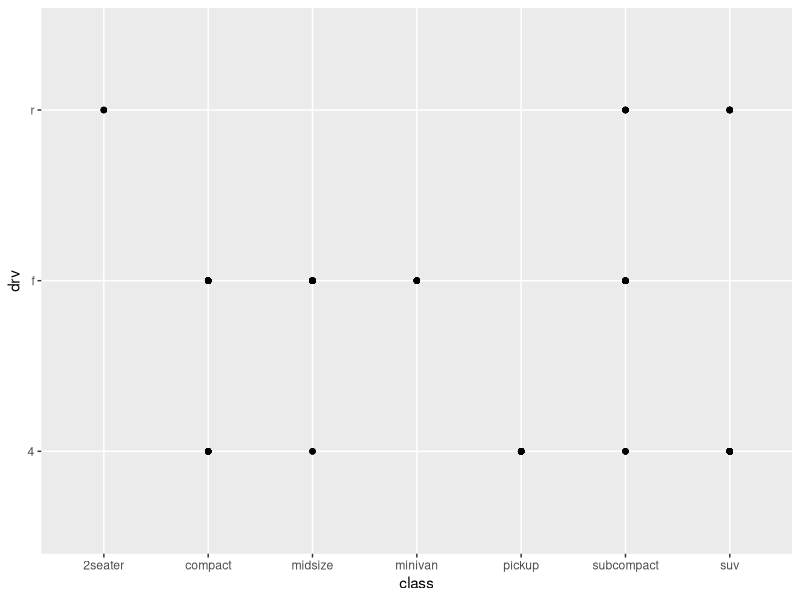
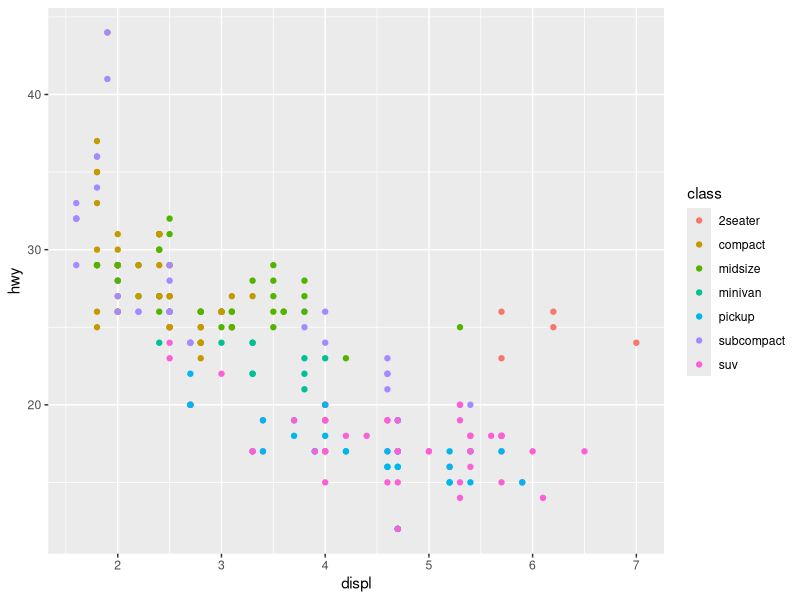
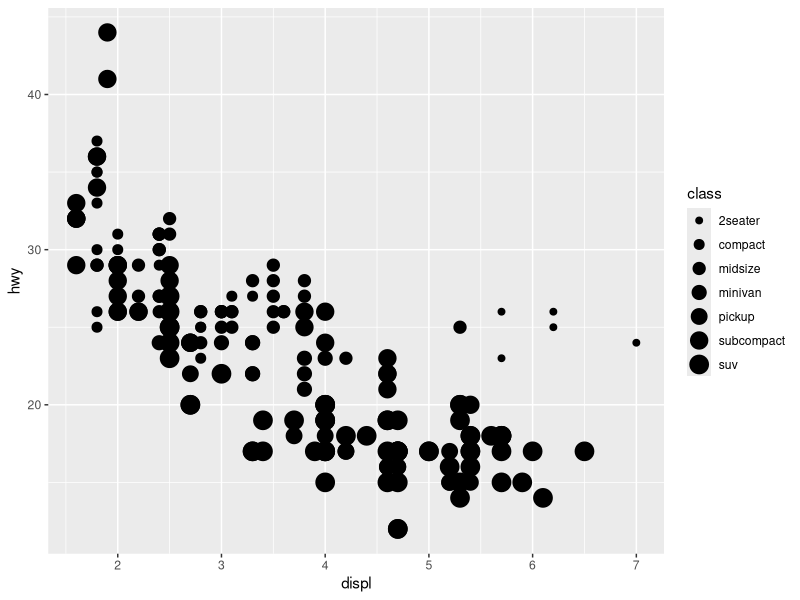
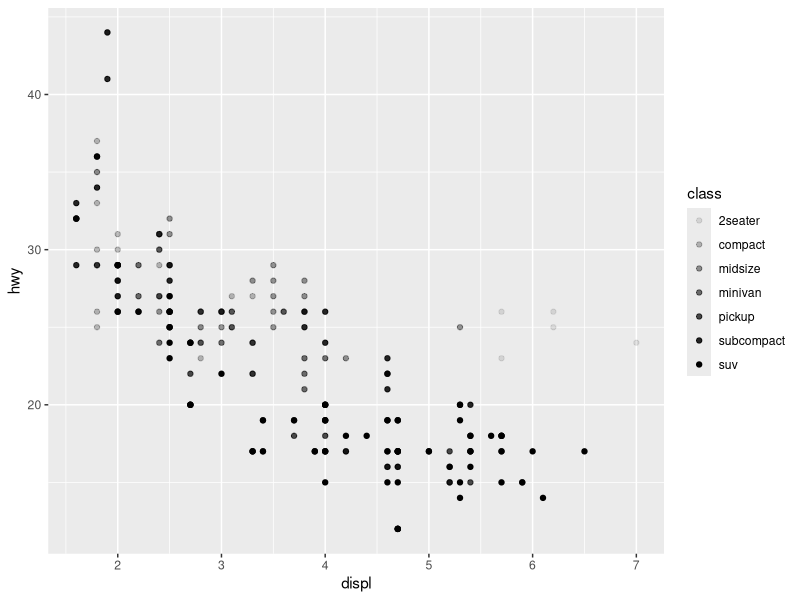
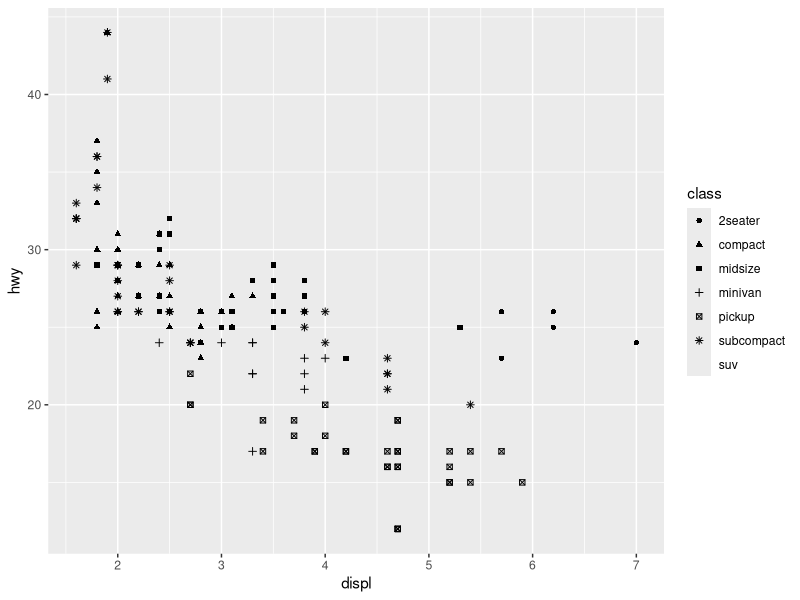
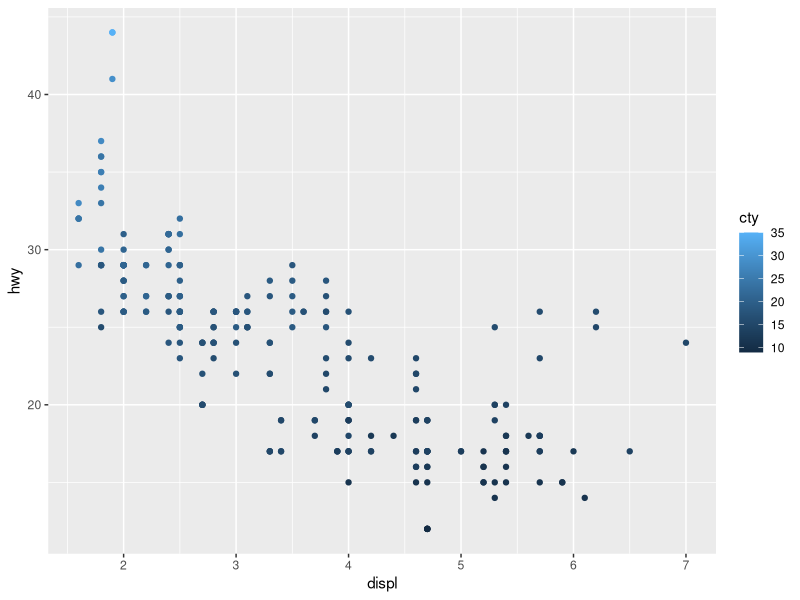
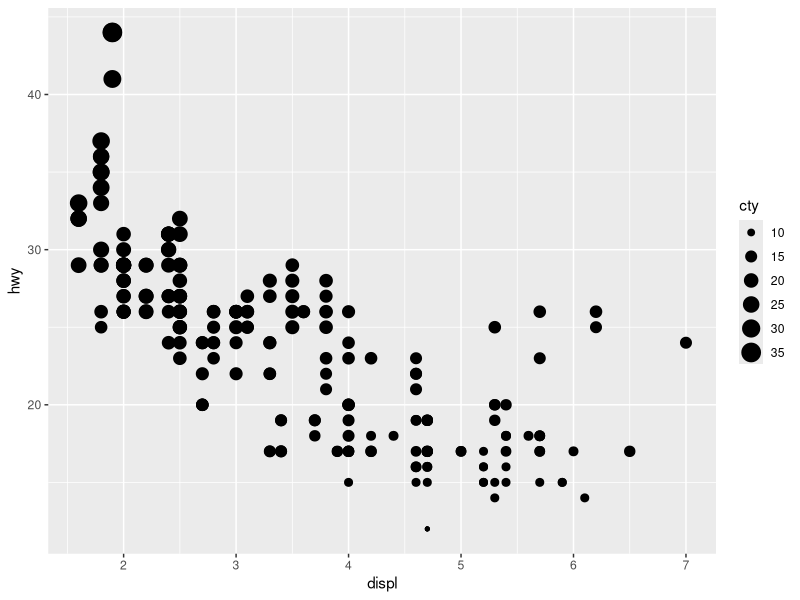
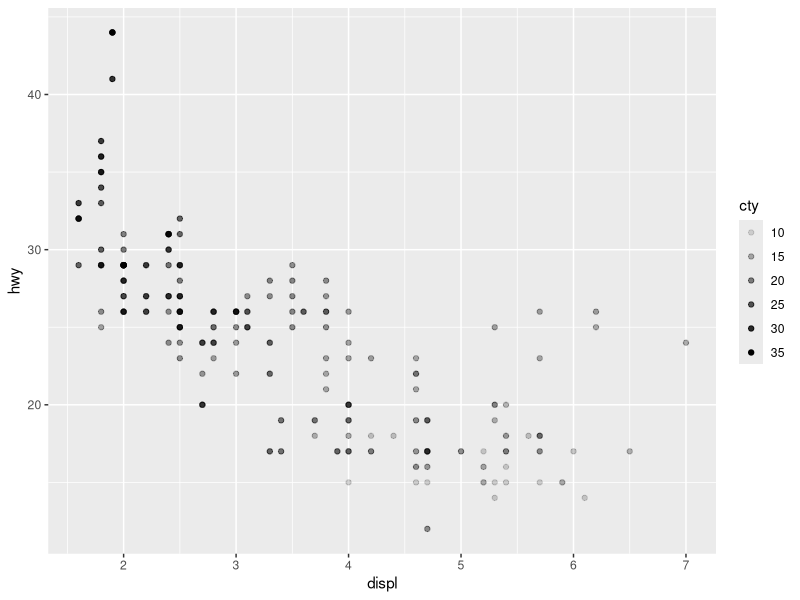

These figures' R source, in order: (Note: this script raises an error after producing the figures.)
## ---- chunk 1
knitr::opts_chunk$set(echo = TRUE)
## ---- chunk 2
#Import package tidyverse
library(tidyverse)
library(ggplot2)
library(magrittr)
library(dplyr)
## ---- chunk 3
#Simple graph
dim(mpg)
ggplot(data = mpg) + 
  geom_point(mapping = aes(x = class, y = drv))

#Using aesthetic to change point appearance (categorical)

ggplot(data = mpg) + 
  geom_point(mapping = aes(x = displ, y = hwy,color=class))

ggplot(data = mpg) + 
  geom_point(mapping = aes(x = displ, y = hwy,size=class))

ggplot(data = mpg) + 
  geom_point(mapping = aes(x = displ, y = hwy,alpha=class))

ggplot(data = mpg) + 
  geom_point(mapping = aes(x = displ, y = hwy,shape=class))

#Using aesthetic to change point appearance (continuous)
ggplot(data = mpg) + 
  geom_point(mapping = aes(x = displ, y = hwy,color=cty))

ggplot(data = mpg) + 
  geom_point(mapping = aes(x = displ, y = hwy,size=cty))

ggplot(data = mpg) + 
  geom_point(mapping = aes(x = displ, y = hwy,alpha=cty))

ggplot(data = mpg) + 
  geom_point(mapping = aes(x = displ, y = hwy,shape=cty))

#Stroke aesthetic

ggplot(data = mpg) + 
  geom_point(mapping = aes(x = displ, y = hwy,stroke=cyl))


## ---- chunk 4
#Two rows
ggplot(data = mpg) + 
  geom_point(mapping = aes(x = displ, y = hwy)) + 
  facet_wrap(~ class, nrow = 2)

#One row
ggplot(data = mpg) + 
  geom_point(mapping = aes(x = displ, y = hwy)) + 
  facet_grid(. ~ cyl)

## ---- chunk 5
ggplot(data = mpg) + 
  geom_point(mapping = aes(x = displ, y = hwy)) + 
  facet_grid(drv ~ cyl)
## ---- chunk 6
# left
ggplot(data = mpg) + 
  geom_point(mapping = aes(x = displ, y = hwy))

# right
ggplot(data = mpg) + 
  geom_smooth(mapping = aes(x = displ, y = hwy))

#Different line by cat variables using linetype in aesthetic
ggplot(data = mpg,aes(x = displ, y = hwy, linetype = drv)) + 
  geom_smooth()
## ---- chunk 7
ggplot(data = mpg) +
  geom_smooth(mapping = aes(x = displ, y = hwy))
              
ggplot(data = mpg) +
  geom_smooth(mapping = aes(x = displ, y = hwy, group = drv))
    
ggplot(data = mpg) +
  geom_smooth(
    mapping = aes(x = displ, y = hwy, color = drv),
    show.legend = FALSE
  )
## ---- chunk 8
ggplot(data = mpg) + 
  geom_point(mapping = aes(x = displ, y = hwy)) +
  geom_smooth(mapping = aes(x = displ, y = hwy))
## ---- chunk 9
#Global mapping
ggplot(data = mpg, mapping = aes(x = displ, y = hwy)) + 
#Local mapping
  geom_point(mapping = aes(color = class)) + 
  geom_smooth()

#Subset in local mapping
ggplot(data = mpg, mapping = aes(x = displ, y = hwy)) + 
  geom_point(mapping = aes(color = class)) + 
  geom_smooth(data = filter(mpg, class == "subcompact"), se = FALSE)
## ---- chunk 10
ggplot(data = mpg, mapping = aes(x = displ)) + 
  geom_histogram()
## ---- chunk 11
demo <- tribble(
  ~cut,         ~freq,
  "Fair",       1610,
  "Good",       4906,
  "Very Good",  12082,
  "Premium",    13791,
  "Ideal",      21551
)

ggplot(data = demo) +
  geom_bar(mapping = aes(x = cut, y = freq), stat = "identity")
## ---- chunk 12
ggplot(data = diamonds) + 
  geom_bar(mapping = aes(x = cut, y = ..prop.., group = 1))
## ---- chunk 13
#Summary
ggplot(data = diamonds) + 
  stat_summary(
    mapping = aes(x = cut, y = depth),
    fun.ymin = min,
    fun.ymax = max,
    fun.y = median
  )
## ---- chunk 14
ggplot(data = diamonds) + 
  geom_col(mapping = aes(x = cut,y=table))
## ---- chunk 15
ggplot(data = diamonds) + 
  geom_bar(mapping = aes(x = cut, colour = cut))
ggplot(data = diamonds) + 
  geom_bar(mapping = aes(x = cut, fill = cut))
ggplot(data = diamonds) + 
  geom_bar(mapping = aes(x = cut, fill = clarity))

ggplot(data = diamonds, mapping = aes(x = cut, fill = clarity)) + 
  geom_bar(alpha = 1/5, position = "identity")
ggplot(data = diamonds, mapping = aes(x = cut, colour = clarity)) + 
  geom_bar(fill = NA, position = "identity")

#Bar same size
ggplot(data = diamonds) + 
  geom_bar(mapping = aes(x = cut, fill = clarity), position = "fill")

#Bar horizontally splitted
ggplot(data = diamonds) + 
  geom_bar(mapping = aes(x = cut, fill = clarity), position = "dodge")

#Adding noise to avoid data point rounding
ggplot(data = mpg) + 
  geom_point(mapping = aes(x = displ, y = hwy), position = "jitter")
## ---- chunk 16
#adding jitter
ggplot(data = mpg, mapping = aes(x = cty, y = hwy)) + 
  geom_jitter()
## ---- chunk 17
#Change orientation of axis
ggplot(data = mpg, mapping = aes(x = class, y = hwy)) + 
  geom_boxplot() +
  coord_flip()

#Polar coordinates
bar <- ggplot(data = diamonds) + 
  geom_bar(
    mapping = aes(x = cut, fill = cut), 
    show.legend = FALSE,
    width = 1
  ) + 
  theme(aspect.ratio = 1) +
  labs(x = NULL, y = NULL)

bar + coord_flip()
bar + coord_polar(theta="x") + labs(title = "Cylinders")
## ---- chunk 18
#Setting density instead of count for freqpoly
ggplot(data = diamonds, mapping = aes(x = price, y = ..density..)) + 
  geom_freqpoly(mapping = aes(colour = cut), binwidth = 500)
## ---- chunk 19
#Reordering categorical variable order according to the median (FUN argument)
ggplot(data = mpg) +
  geom_boxplot(mapping = aes(x = reorder(class, hwy, FUN = median), y = hwy))
## ---- chunk 20
#Visualising the count for 2 categorical variables
diamonds %>% 
  count(color, cut) %>%  
  ggplot(mapping = aes(x = color, y = cut)) +
    geom_tile(mapping = aes(fill = n))
## ---- chunk 21
#Creating 2d bins
ggplot(data = diamonds) +
  geom_bin2d(mapping = aes(x = carat, y = price))
